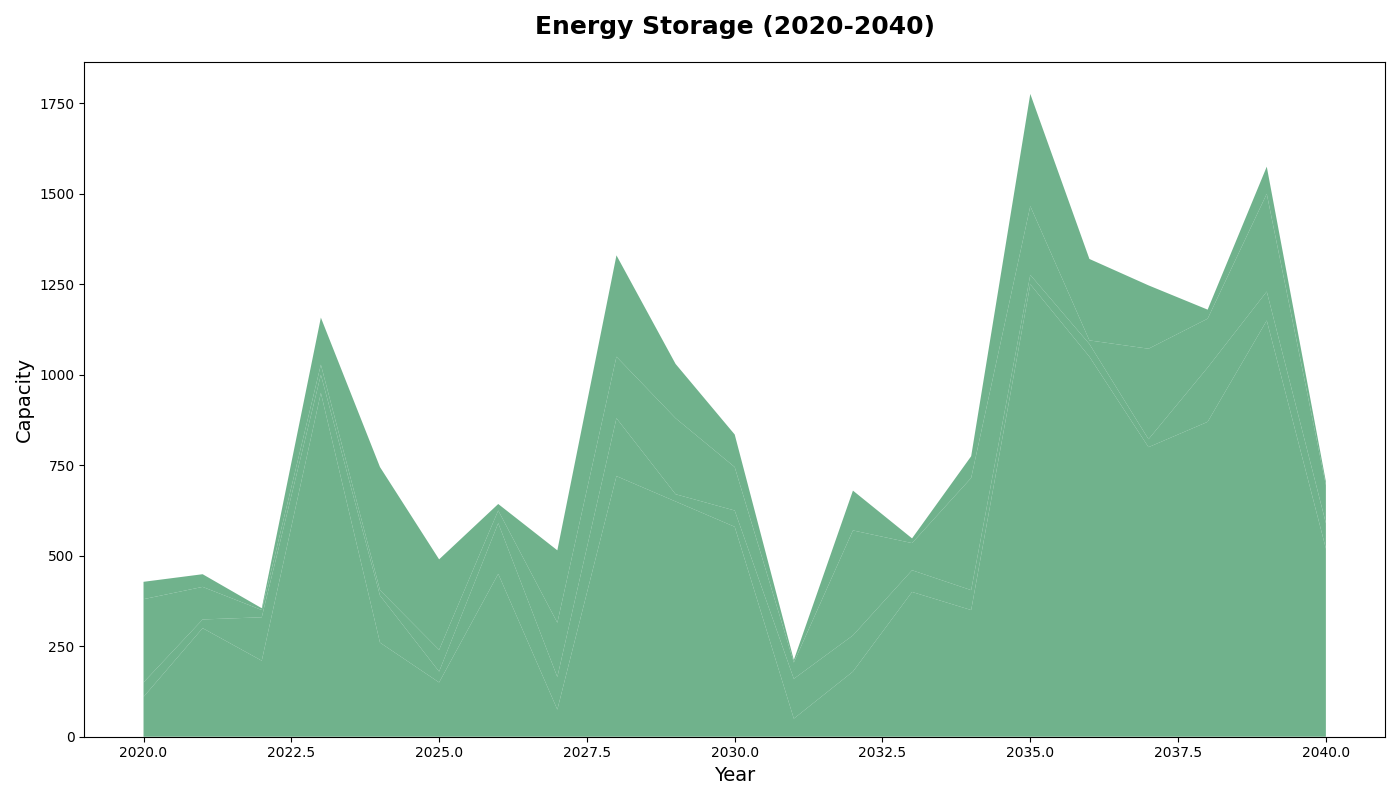

Write Python code to recreate this figure.
import matplotlib.pyplot as plt
import numpy as np

years = np.arange(2020, 2041)

batteries = np.array([110, 300, 210, 950, 260, 150, 450, 75, 720, 650, 580, 50, 180, 400, 350, 1250, 1050, 800, 870, 1150, 520])
hydropumped = np.array([40, 24, 120, 50, 130, 30, 140, 90, 160, 20, 45, 110, 100, 60, 55, 26, 35, 22, 150, 80, 70])
thermal = np.array([230, 90, 20, 28, 15, 60, 35, 150, 170, 210, 120, 45, 290, 75, 310, 190, 10, 250, 135, 270, 105])
flywheels = np.array([48, 35, 5, 130, 340, 250, 18, 200, 280, 150, 90, 7, 110, 13, 60, 310, 225, 175, 25, 75, 10])

fig, ax = plt.subplots(figsize=(14, 8))

ax.stackplot(years, batteries, hydropumped, thermal, flywheels,
             colors=['#4C9F70'], alpha=0.8)

ax.set_title('Energy Storage (2020-2040)', fontsize=18, fontweight='bold', pad=20)
ax.set_xlabel('Year', fontsize=14)
ax.set_ylabel('Capacity', fontsize=14)

plt.tight_layout()
plt.show()
